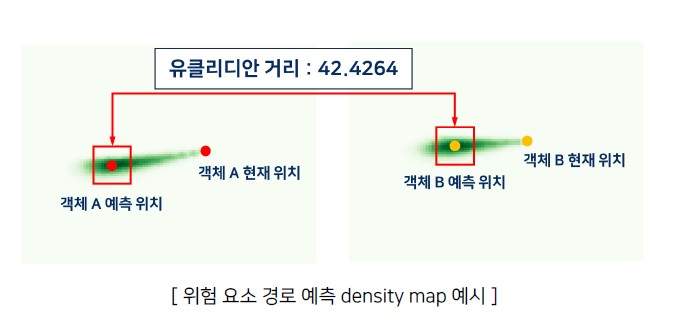
#> input picture images/image1.jpg, 677 x 326 px
$ python -i ssss.py   (imports and definitions only)
#> lines starting #> are read from the running program, lines starting #| are printed output that depends on the picture
import os
import cv2
import numpy as np
import pandas as pd

def extract_number_from_filename(filename):
    numbers = [int(s) for s in filename.split('_') if s.isdigit()]
    return numbers

def calculate_IOU(image1, image2):
    # 이미지 이진화
    _, thresh1 = cv2.threshold(image1, 220, 255, cv2.THRESH_BINARY)
    _, thresh2 = cv2.threshold(image2, 220, 255, cv2.THRESH_BINARY)

    # 두 이미지의 모든 픽셀을 비교하여 겹치는 영역 계산
    intersection = np.logical_and(thresh1, thresh2)
    intersection_area = np.sum(intersection)

    # 두 이미지의 흰색(전체 영역) 계산
    area1 = np.sum(thresh1)
    area2 = np.sum(thresh2)

    # IOU 계산
    union_area = area1 + area2 - intersection_area
    iou = intersection_area / union_area if union_area != 0 else 0

    return iou

def compare_group_images(grouped_images):
    result = []
    for group_key1, images1 in grouped_images.items():
        for group_key2, images2 in grouped_images.items():
            if group_key1 != group_key2:  # 서로 다른 그룹인 경우에만 비교
                for image_path1 in images1:
                    for image_path2 in images2:
                        numbers1 = extract_number_from_filename(image_path1)
                        numbers2 = extract_number_from_filename(image_path2)
                        if numbers1[1] == numbers2[1]:  # 동일한 위치에 있는 경우에만 비교
                            image1 = cv2.imread(image_path1, cv2.IMREAD_GRAYSCALE)
                            image2 = cv2.imread(image_path2, cv2.IMREAD_GRAYSCALE)
                            iou = calculate_IOU(image1, image2)
                            result.append({'Image1': image_path1, 'Image2': image_path2, 'IOU': iou})


    return result

def main(folder_path):
    grouped_images = {}

    png_files = [file for file in os.listdir(folder_path) if file.endswith('.png')]
    for png_file in png_files:
        numbers = extract_number_from_filename(png_file)
        group_key = numbers[1]
        if group_key not in grouped_images:
            grouped_images[group_key] = []
        grouped_images[group_key].append(os.path.join(folder_path, png_file))

    result = compare_group_images(grouped_images)

    # 결과를 CSV 파일로 저장
    df = pd.DataFrame(result)
    df.to_csv('iou_results.csv', index=False)

# [3 lines not run here, left out]

>>> import cv2
>>> picture = cv2.imread('images/image1.jpg', cv2.IMREAD_GRAYSCALE)
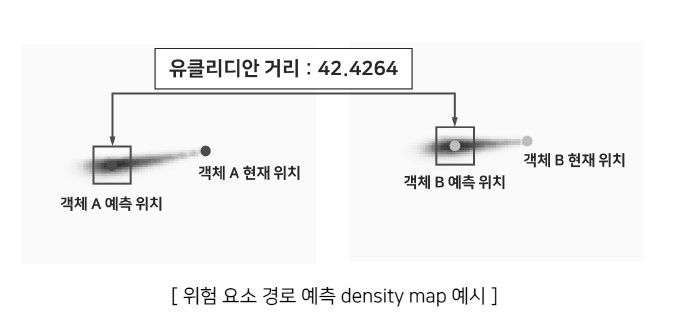
#> picture: shape (326, 677); min 0, max 255, mean 244.4
#> (the run stopped early here; a loop or call above may not have finished)

$ run again, on images/image01.png
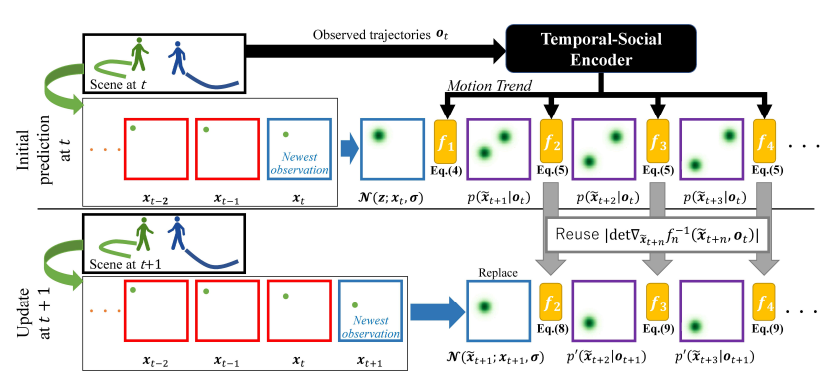
#> input picture images/image01.png, 831 x 372 px
#> `picture = cv2.imread('images/image1.jpg', cv2.IMREAD_GRAYSCALE)`:
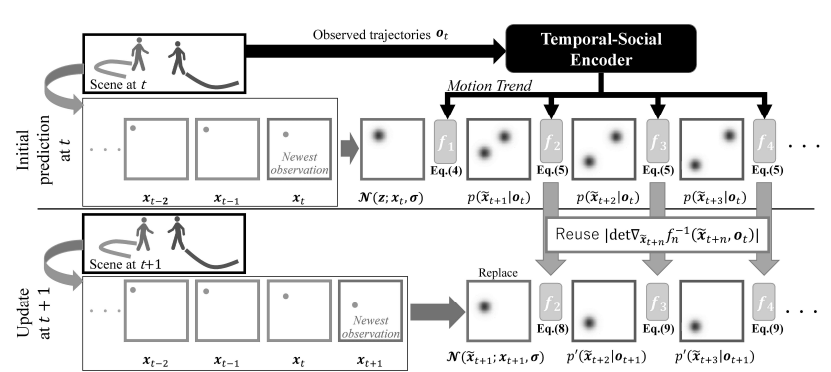
#> picture: shape (372, 831); min 0, max 255, mean 226.1
